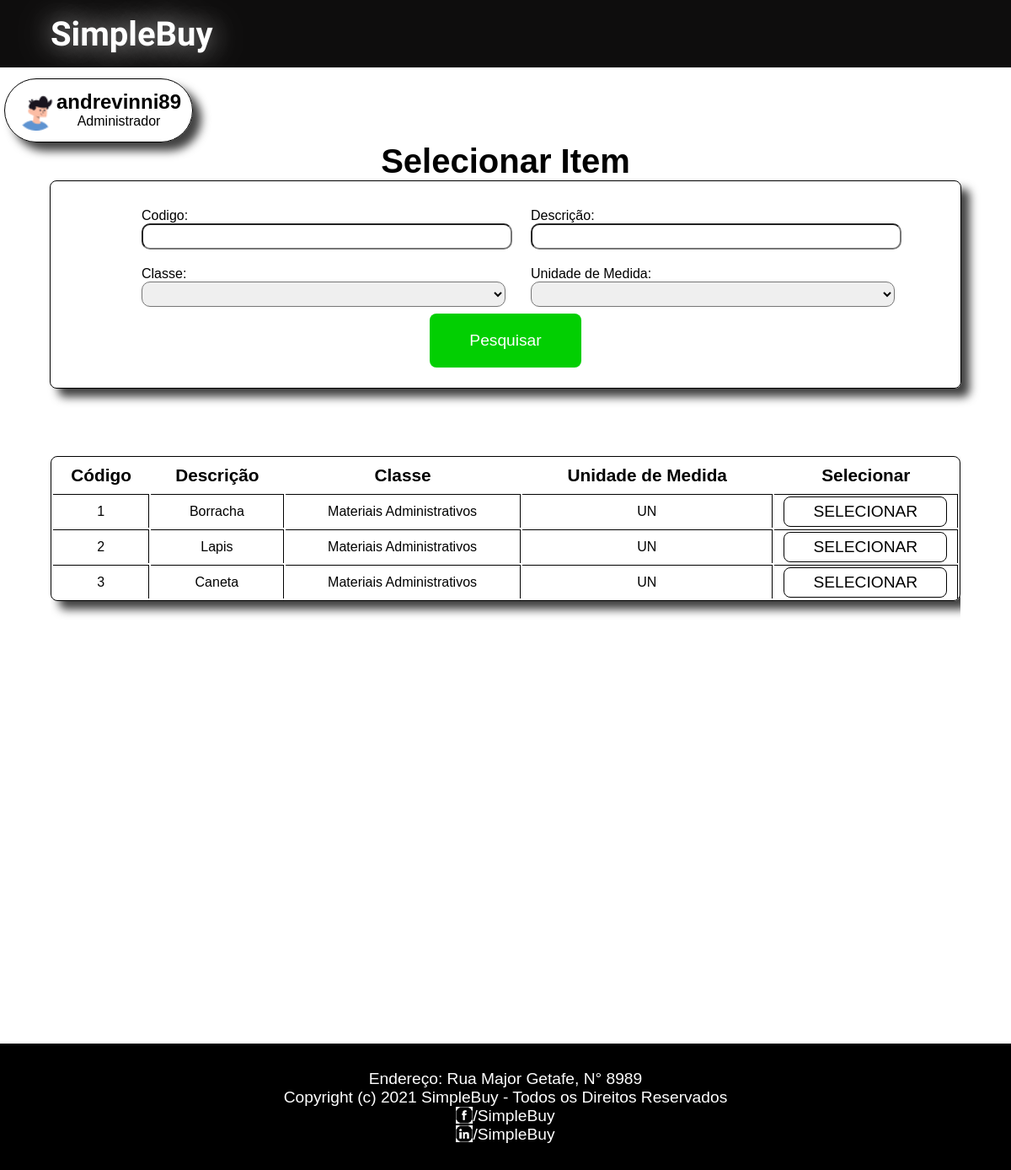
The app's page /inicio-comprador/andrevinni89/gerar-pedido/selecionar-item, older data.
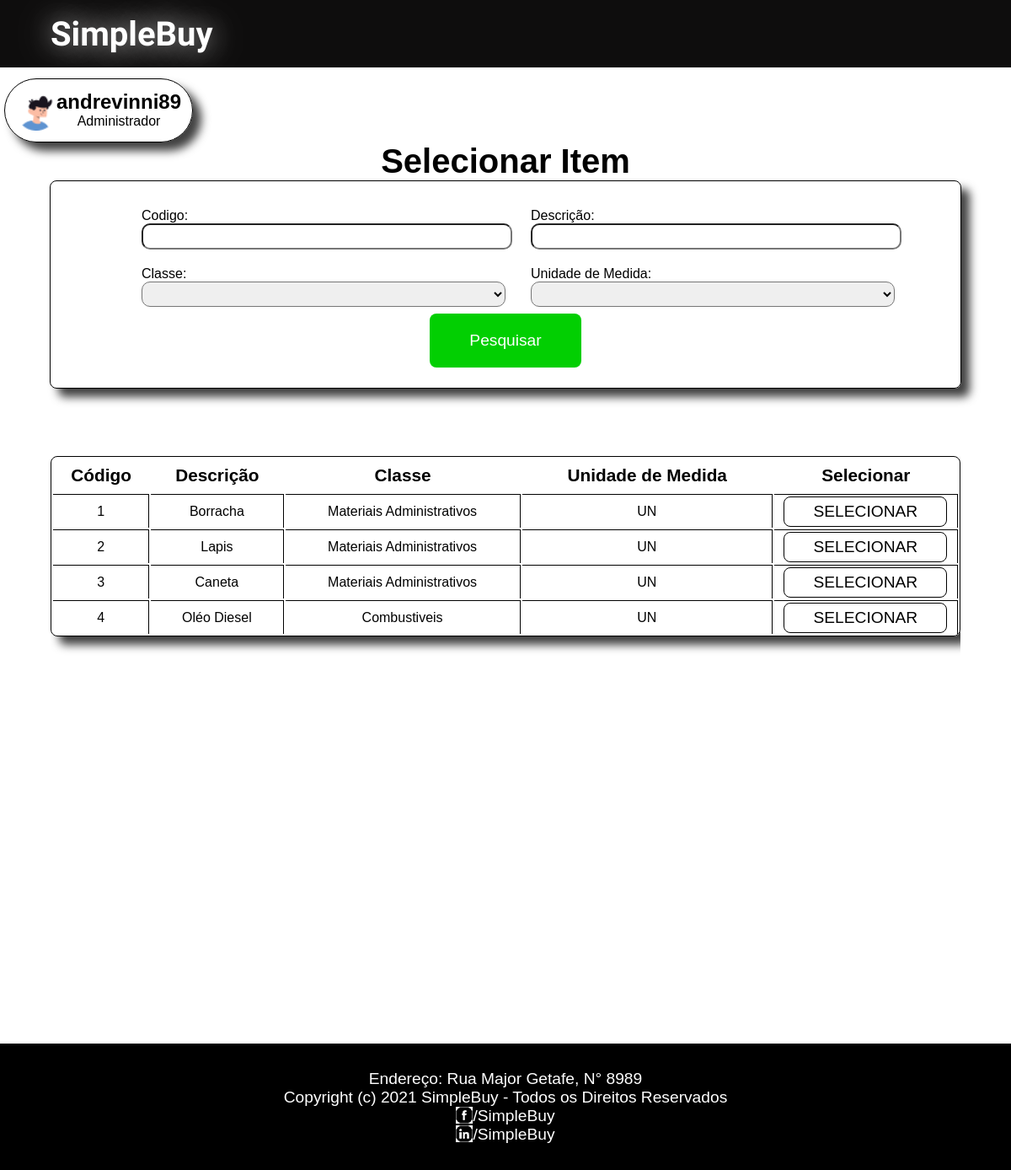
The same page, newer data.
### SimpleBuy/models.py (models this page shows, shortened)
class Item(models.Model):
    descricao = models.CharField(unique=True, max_length=200)
    unidadeMedida = models.CharField(max_length=200)
    classe = models.ForeignKey(Classe, on_delete=models.CASCADE)

class Classe(models.Model):
    nome = models.CharField(unique=True, max_length=200)

### SimpleBuy/views.py (the view)
# urls.py: path('inicio-comprador/<str:nomeUsuario>/gerar-pedido/selecionar-item', views.selecionar_item,name='selecionar-item'),
def selecionar_item(request, nomeUsuario, fornecedor_id=0, num_nf=0):
    dao = GenericDao()
    daoItem = DaoItem()
    print('[Selecionar Item] > ')
    try:
        comprador = dao.get_by_username(Comprador, nomeUsuario)
        user = comprador
    except:
        comprador = False
        administrador = dao.get_by_username(Administrador, nomeUsuario)
        user = administrador
    classes = dao.selectAll(Classe)
    try:
        codigo = request.POST.get('codigo')
        descricao = request.POST.get('descricao')
        classe_id = request.POST.get('classe')
        unidade_medida = request.POST.get('unidade-medida')
        try:
            classe = dao.get(Classe, classe_id)
        except:
            classe = ""
        itens = daoItem.filter(Item, id=codigo, desc=descricao, classe=classe, unidade_medida=unidade_medida)
        context = {
            "user": user,
            "itens": itens,
            "classes": classes
        }
        return render(request, 'SimpleBuy/selecionar-item.html', context)
    except:
        itens = dao.selectAll(Item)
        context = {
            "user": user,
            "itens": itens,
            "classes": classes
        }
        return render(request, 'SimpleBuy/selecionar-item.html', context)

### SimpleBuy/dao/DaoItem.py (called while the page is built)
    def filter(self, Model, id="", desc="", classe="", unidade_medida=""):
        try:
            models = Model.objects.all()
            if id != "":
                models = models.filter(id=id)
            if desc != "":
                models = models.filter(descricao__contains=desc)
            if classe != "":
                models = models.filter(classe=classe)
            if unidade_medida != "":
                models = models.filter(unidadeMedida=unidade_medida)
        except:
            raise
        return models

### SimpleBuy/dao/GenericDao.py (called while the page is built)
    def selectAll(self, Model):
        list = []
        for i in Model.objects.all():
            list.append(i)
        return list

    def get(self, Model, id):
        try:
            model = Model.objects.get(id=id)
        except:
            raise
        return model

    def get_by_username(self, Model, username):
        try:
            model = Model.objects.get(nomeUsuario=username)
        except:
            raise
        return model

### SimpleBuy/templates/SimpleBuy/selecionar-item.html (shortened to what this page needs)
{% load static %}
<!DOCTYPE html>
<html lang="pt-br">
<head>
    <link rel="stylesheet" href="{% static 'style/inicio.css' %}">
    <link rel="stylesheet" href="{% static 'style/selecionar-item.css' %}">
</head>
<body>
    <div class="box">
    <header>
        <div class="container-header">
            <h1 class="tittle-header"><a id="logo" href="/index">SimpleBuy</a></h1>
        </div>
    </header>
        <div class="content-historico">
        {% if user.plano > 0 %}
            <a href="/inicio-administrador/{{user.nomeUsuario}}/" class="profile-link">
                <div class="profile">
                    <img src="{% static 'img/user-image.png' %}" alt="">
                    <div class="img-name">
                        <h2>{{user.nomeUsuario}}</h2>
                        <span>Administrador</span>
                    </div>
                </div>
            </a>
        {% endif %}
            <h1>Selecionar Item</h1>
            <form class="filter-container" method="post" action="selecionar-item">
                <div class="container-form">
                    <div class="input-container">
                        <span>Codigo:</span>
                        <input type="text" name="codigo">
                    </div>
                    <div class="input-container">
                        <span>Descrição: </span>
                        <input type="text" name="descricao">
                    </div>
                    <div class="input-container">
                        <span>Classe:</span>
                        <select name="classe">
                            <option value=""></option>
                            {% for classe in classes %}
                                <option value={{classe.id}}>{{classe.nome}}</option>
                            {% endfor %}
                        </select>
                    </div>
                    <div class="input-container" >
                        <span>Unidade de Medida:</span>
                            <select name="unidade-medida">
                                <option value=""></option>
                                <option value="UN">UN</option>
                            </select>
                    </div>
                </div>
                <button type="submit" class="green-button">Pesquisar</button>
            </form>
           <div class="scroll-container">
                <table >
                    <tr>
                        <th>Código</th>
                        <th>Descrição</th>
                        <th>Classe</th>
                        <th>Unidade de Medida</th>
                        <th>Selecionar</th>
                    </tr>
                    {% for item in itens %}
                        <tr>
                            <td>{{item.id}}</td>
                            <td >{{item.descricao}}</td>
                            <td >{{item.classe.nome}}</td>
                            <td >{{item.unidadeMedida}}</td>
                            <td><a href={{item.id}}><button class="generic-button" name={{item.id}}>SELECIONAR</button></a></td>
                        </tr>
                    {% endfor %}
                </table>
        </div>
        </div>
    <footer>
        <p>Endereço: Rua Major Getafe, N° 8989</p>
        <p>Copyright (c) 2021 SimpleBuy - Todos os Direitos Reservados</p>
        <div class="rede">
            <img src="{% static 'img/icone-facebook.png' %}" alt="">
            <p><a href="https://facebook/SimpleBuy">/SimpleBuy</a></p>
        </div>
        <div class="rede">
            <img src="{% static 'img/icone-linkedin.png' %}" alt="">
            <p><a href="https://linkedin/SimpleBuy">/SimpleBuy</a></p>
        </div>
    </footer>
</div>
</body>
</html>

Row changes from the older to the newer data that the page shows:
added Item: id "4", descricao "Oléo Diesel", classe.nome "Combustiveis", unidadeMedida "UN"
